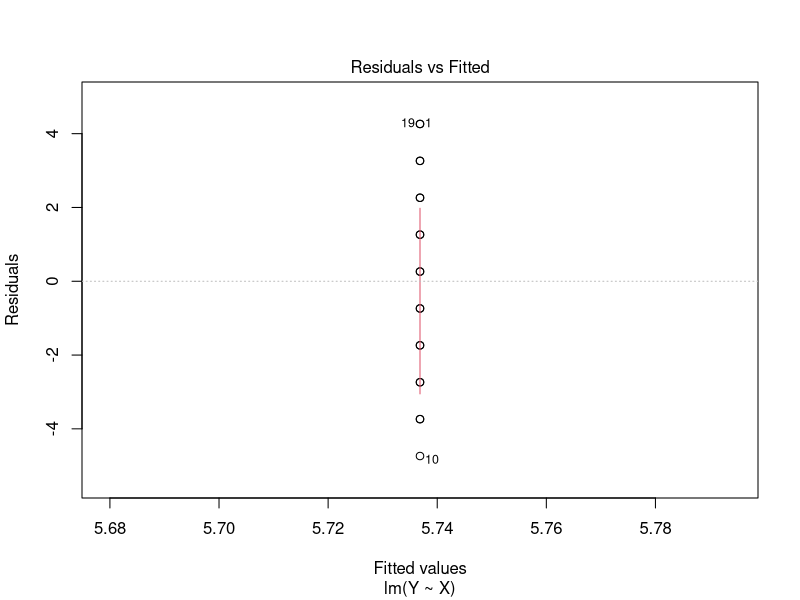
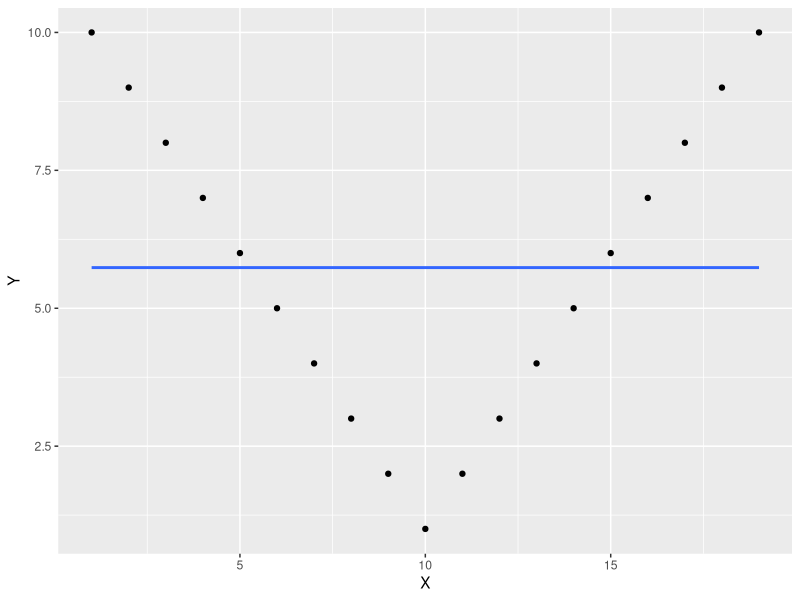

The R source for these figures, in order:
## ---- chunk 1
knitr::opts_chunk$set(echo = TRUE)
## ---- chunk 2
library(tidyverse)
## ---- chunk 3
Y <- c(10,9,8,7,6,5,4,3,2,1,2,3,4,5,6,7,8,9,10)
X <- c(1,2,3,4,5,6,7,8,9,10,11,12,13,14,15,16,17,18,19)
## ---- chunk 4
lm_fit <- lm(Y ~ X)
plot(lm_fit, which = 1)
data.frame(X, Y) |>
  ggplot(aes(x = X, y = Y)) +
  geom_point() +
  geom_smooth(method = "lm", se = FALSE)
